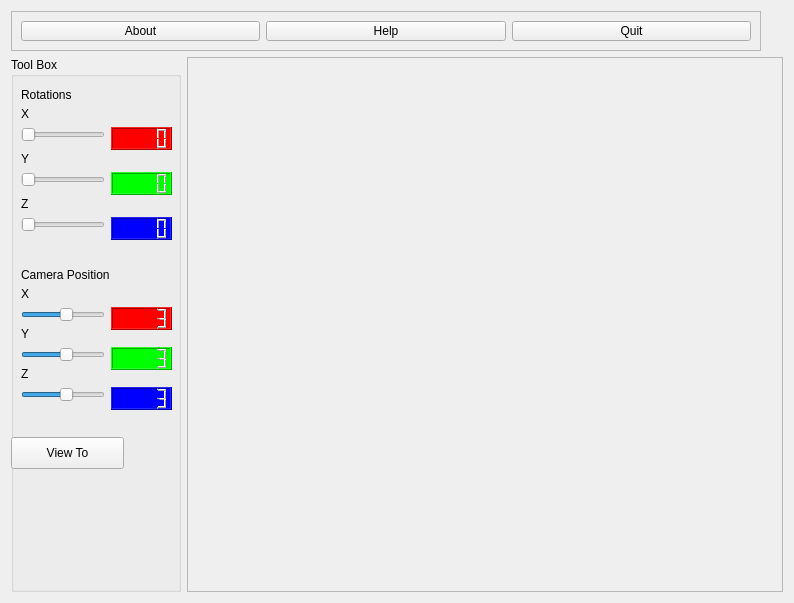
<?xml version="1.0" encoding="UTF-8"?>
<ui version="4.0">
 <class>frmMain</class>
 <widget class="QWidget" name="frmMain">
  <property name="geometry">
   <rect>
    <x>0</x>
    <y>0</y>
    <width>794</width>
    <height>603</height>
   </rect>
  </property>
  <property name="windowTitle">
   <string>OpenGl - Qt -Direct Mode Drawing</string>
  </property>
  <layout class="QGridLayout" name="gridLayout">
   <item row="0" column="0" colspan="2">
    <widget class="QFrame" name="frame">
     <property name="enabled">
      <bool>true</bool>
     </property>
     <property name="maximumSize">
      <size>
       <width>750</width>
       <height>40</height>
      </size>
     </property>
     <property name="frameShape">
      <enum>QFrame::StyledPanel</enum>
     </property>
     <property name="frameShadow">
      <enum>QFrame::Raised</enum>
     </property>
     <layout class="QHBoxLayout" name="horizontalLayout">
      <item>
       <widget class="QPushButton" name="pushButton_10">
        <property name="text">
         <string>About</string>
        </property>
       </widget>
      </item>
      <item>
       <widget class="QPushButton" name="pushButton_11">
        <property name="text">
         <string>Help</string>
        </property>
       </widget>
      </item>
      <item>
       <widget class="QPushButton" name="btnClose">
        <property name="text">
         <string>Quit</string>
        </property>
       </widget>
      </item>
     </layout>
    </widget>
   </item>
   <item row="1" column="1">
    <widget class="QScrollArea" name="glWidgetArea">
     <property name="sizePolicy">
      <sizepolicy hsizetype="Ignored" vsizetype="Ignored">
       <horstretch>0</horstretch>
       <verstretch>0</verstretch>
      </sizepolicy>
     </property>
     <property name="verticalScrollBarPolicy">
      <enum>Qt::ScrollBarAlwaysOff</enum>
     </property>
     <property name="horizontalScrollBarPolicy">
      <enum>Qt::ScrollBarAlwaysOff</enum>
     </property>
     <property name="widgetResizable">
      <bool>true</bool>
     </property>
     <widget class="QWidget" name="scrollAreaWidgetContents">
      <property name="geometry">
       <rect>
        <x>0</x>
        <y>0</y>
        <width>582</width>
        <height>521</height>
       </rect>
      </property>
     </widget>
    </widget>
   </item>
   <item row="1" column="0">
    <widget class="QGroupBox" name="groupBox">
     <property name="maximumSize">
      <size>
       <width>170</width>
       <height>900</height>
      </size>
     </property>
     <property name="title">
      <string>Tool Box</string>
     </property>
     <widget class="QPushButton" name="pushButton">
      <property name="geometry">
       <rect>
        <x>0</x>
        <y>380</y>
        <width>113</width>
        <height>32</height>
       </rect>
      </property>
      <property name="text">
       <string>View To</string>
      </property>
     </widget>
     <widget class="QLabel" name="label_2">
      <property name="geometry">
       <rect>
        <x>10</x>
        <y>30</y>
        <width>61</width>
        <height>16</height>
       </rect>
      </property>
      <property name="text">
       <string>Rotations</string>
      </property>
     </widget>
     <widget class="QWidget" name="layoutWidget">
      <property name="geometry">
       <rect>
        <x>10</x>
        <y>270</y>
        <width>151</width>
        <height>51</height>
       </rect>
      </property>
      <layout class="QFormLayout" name="formLayout_4">
       <item row="0" column="0">
        <widget class="QLabel" name="label_5">
         <property name="text">
          <string>Y</string>
         </property>
        </widget>
       </item>
       <item row="1" column="0">
        <widget class="QSlider" name="horizontalSlider_4">
         <property name="minimum">
          <number>-30</number>
         </property>
         <property name="maximum">
          <number>30</number>
         </property>
         <property name="pageStep">
          <number>1</number>
         </property>
         <property name="value">
          <number>3</number>
         </property>
         <property name="orientation">
          <enum>Qt::Horizontal</enum>
         </property>
        </widget>
       </item>
       <item row="1" column="1">
        <widget class="QLCDNumber" name="lcdNumber_4">
         <property name="styleSheet">
          <string notr="true">background-color: rgb(0, 255, 0);</string>
         </property>
         <property name="intValue" stdset="0">
          <number>3</number>
         </property>
        </widget>
       </item>
      </layout>
     </widget>
     <widget class="QWidget" name="layoutWidget_2">
      <property name="geometry">
       <rect>
        <x>10</x>
        <y>230</y>
        <width>151</width>
        <height>51</height>
       </rect>
      </property>
      <layout class="QFormLayout" name="formLayout_5">
       <item row="0" column="0">
        <widget class="QLabel" name="label_6">
         <property name="text">
          <string>X </string>
         </property>
        </widget>
       </item>
       <item row="1" column="0">
        <widget class="QSlider" name="horizontalSlider_5">
         <property name="minimum">
          <number>-30</number>
         </property>
         <property name="maximum">
          <number>30</number>
         </property>
         <property name="pageStep">
          <number>1</number>
         </property>
         <property name="value">
          <number>3</number>
         </property>
         <property name="orientation">
          <enum>Qt::Horizontal</enum>
         </property>
        </widget>
       </item>
       <item row="1" column="1">
        <widget class="QLCDNumber" name="lcdNumber_5">
         <property name="styleSheet">
          <string notr="true">background-color: rgb(255, 0, 0);</string>
         </property>
         <property name="intValue" stdset="0">
          <number>3</number>
         </property>
        </widget>
       </item>
      </layout>
     </widget>
     <widget class="QLabel" name="label_7">
      <property name="geometry">
       <rect>
        <x>10</x>
        <y>210</y>
        <width>131</width>
        <height>16</height>
       </rect>
      </property>
      <property name="text">
       <string>Camera Position</string>
      </property>
     </widget>
     <widget class="QWidget" name="layoutWidget_3">
      <property name="geometry">
       <rect>
        <x>10</x>
        <y>310</y>
        <width>151</width>
        <height>51</height>
       </rect>
      </property>
      <layout class="QFormLayout" name="formLayout_6">
       <item row="0" column="0">
        <widget class="QLabel" name="label_8">
         <property name="text">
          <string>Z</string>
         </property>
        </widget>
       </item>
       <item row="1" column="0">
        <widget class="QSlider" name="horizontalSlider_6">
         <property name="minimum">
          <number>-30</number>
         </property>
         <property name="maximum">
          <number>30</number>
         </property>
         <property name="pageStep">
          <number>1</number>
         </property>
         <property name="value">
          <number>3</number>
         </property>
         <property name="orientation">
          <enum>Qt::Horizontal</enum>
         </property>
        </widget>
       </item>
       <item row="1" column="1">
        <widget class="QLCDNumber" name="lcdNumber_6">
         <property name="styleSheet">
          <string notr="true">background-color: rgb(0,0, 255);</string>
         </property>
         <property name="intValue" stdset="0">
          <number>3</number>
         </property>
        </widget>
       </item>
      </layout>
     </widget>
     <widget class="QWidget" name="layoutWidget">
      <property name="geometry">
       <rect>
        <x>10</x>
        <y>95</y>
        <width>151</width>
        <height>51</height>
       </rect>
      </property>
      <layout class="QFormLayout" name="formLayout">
       <item row="0" column="0">
        <widget class="QLabel" name="label_3">
         <property name="text">
          <string>Y</string>
         </property>
        </widget>
       </item>
       <item row="1" column="0">
        <widget class="QSlider" name="horizontalSlider_2">
         <property name="maximum">
          <number>360</number>
         </property>
         <property name="pageStep">
          <number>1</number>
         </property>
         <property name="orientation">
          <enum>Qt::Horizontal</enum>
         </property>
        </widget>
       </item>
       <item row="1" column="1">
        <widget class="QLCDNumber" name="lcdNumber_2">
         <property name="styleSheet">
          <string notr="true">background-color: rgb(0, 255, 0);</string>
         </property>
        </widget>
       </item>
      </layout>
     </widget>
     <widget class="QWidget" name="layoutWidget">
      <property name="geometry">
       <rect>
        <x>10</x>
        <y>50</y>
        <width>151</width>
        <height>51</height>
       </rect>
      </property>
      <layout class="QFormLayout" name="formLayout_2">
       <item row="0" column="0">
        <widget class="QLabel" name="label">
         <property name="text">
          <string>X </string>
         </property>
        </widget>
       </item>
       <item row="1" column="1">
        <widget class="QLCDNumber" name="lcdNumber">
         <property name="styleSheet">
          <string notr="true">background-color: rgb(255, 0, 0);</string>
         </property>
        </widget>
       </item>
       <item row="1" column="0">
        <widget class="QSlider" name="horizontalSlider">
         <property name="maximum">
          <number>360</number>
         </property>
         <property name="pageStep">
          <number>1</number>
         </property>
         <property name="orientation">
          <enum>Qt::Horizontal</enum>
         </property>
        </widget>
       </item>
      </layout>
     </widget>
     <widget class="QWidget" name="layoutWidget">
      <property name="geometry">
       <rect>
        <x>10</x>
        <y>140</y>
        <width>151</width>
        <height>51</height>
       </rect>
      </property>
      <layout class="QFormLayout" name="formLayout_3">
       <item row="0" column="0">
        <widget class="QLabel" name="label_4">
         <property name="text">
          <string>Z</string>
         </property>
        </widget>
       </item>
       <item row="1" column="0">
        <widget class="QSlider" name="horizontalSlider_3">
         <property name="maximum">
          <number>360</number>
         </property>
         <property name="pageStep">
          <number>1</number>
         </property>
         <property name="orientation">
          <enum>Qt::Horizontal</enum>
         </property>
        </widget>
       </item>
       <item row="1" column="1">
        <widget class="QLCDNumber" name="lcdNumber_3">
         <property name="styleSheet">
          <string notr="true">background-color: rgb(0,0, 255);</string>
         </property>
        </widget>
       </item>
      </layout>
     </widget>
    </widget>
   </item>
  </layout>
 </widget>
 <resources/>
 <connections>
  <connection>
   <sender>btnClose</sender>
   <signal>clicked()</signal>
   <receiver>frmMain</receiver>
   <slot>endit()</slot>
   <hints>
    <hint type="sourcelabel">
     <x>753</x>
     <y>45</y>
    </hint>
    <hint type="destinationlabel">
     <x>657</x>
     <y>530</y>
    </hint>
   </hints>
  </connection>
  <connection>
   <sender>btnClose</sender>
   <signal>clicked()</signal>
   <receiver>frmMain</receiver>
   <slot>clear()</slot>
   <hints>
    <hint type="sourcelabel">
     <x>753</x>
     <y>45</y>
    </hint>
    <hint type="destinationlabel">
     <x>650</x>
     <y>579</y>
    </hint>
   </hints>
  </connection>
  <connection>
   <sender>pushButton_10</sender>
   <signal>clicked()</signal>
   <receiver>frmMain</receiver>
   <slot>aboutBut()</slot>
   <hints>
    <hint type="sourcelabel">
     <x>99</x>
     <y>45</y>
    </hint>
    <hint type="destinationlabel">
     <x>793</x>
     <y>41</y>
    </hint>
   </hints>
  </connection>
  <connection>
   <sender>pushButton_11</sender>
   <signal>clicked()</signal>
   <receiver>frmMain</receiver>
   <slot>helpBut()</slot>
   <hints>
    <hint type="sourcelabel">
     <x>437</x>
     <y>45</y>
    </hint>
    <hint type="destinationlabel">
     <x>196</x>
     <y>101</y>
    </hint>
   </hints>
  </connection>
  <connection>
   <sender>btnClose</sender>
   <signal>clicked()</signal>
   <receiver>frmMain</receiver>
   <slot>endit()</slot>
   <hints>
    <hint type="sourcelabel">
     <x>625</x>
     <y>32</y>
    </hint>
    <hint type="destinationlabel">
     <x>194</x>
     <y>215</y>
    </hint>
   </hints>
  </connection>
  <connection>
   <sender>pushButton</sender>
   <signal>clicked()</signal>
   <receiver>frmMain</receiver>
   <slot>viewTo()</slot>
   <hints>
    <hint type="sourcelabel">
     <x>113</x>
     <y>433</y>
    </hint>
    <hint type="destinationlabel">
     <x>190</x>
     <y>155</y>
    </hint>
   </hints>
  </connection>
  <connection>
   <sender>horizontalSlider</sender>
   <signal>valueChanged(int)</signal>
   <receiver>frmMain</receiver>
   <slot>xrot(int)</slot>
   <hints>
    <hint type="sourcelabel">
     <x>107</x>
     <y>151</y>
    </hint>
    <hint type="destinationlabel">
     <x>186</x>
     <y>256</y>
    </hint>
   </hints>
  </connection>
  <connection>
   <sender>horizontalSlider_2</sender>
   <signal>valueChanged(int)</signal>
   <receiver>frmMain</receiver>
   <slot>yrot(int)</slot>
   <hints>
    <hint type="sourcelabel">
     <x>97</x>
     <y>196</y>
    </hint>
    <hint type="destinationlabel">
     <x>188</x>
     <y>306</y>
    </hint>
   </hints>
  </connection>
  <connection>
   <sender>horizontalSlider_3</sender>
   <signal>valueChanged(int)</signal>
   <receiver>frmMain</receiver>
   <slot>zrot(int)</slot>
   <hints>
    <hint type="sourcelabel">
     <x>103</x>
     <y>241</y>
    </hint>
    <hint type="destinationlabel">
     <x>190</x>
     <y>401</y>
    </hint>
   </hints>
  </connection>
  <connection>
   <sender>horizontalSlider</sender>
   <signal>valueChanged(int)</signal>
   <receiver>lcdNumber</receiver>
   <slot>display(int)</slot>
   <hints>
    <hint type="sourcelabel">
     <x>107</x>
     <y>151</y>
    </hint>
    <hint type="destinationlabel">
     <x>175</x>
     <y>152</y>
    </hint>
   </hints>
  </connection>
  <connection>
   <sender>horizontalSlider_2</sender>
   <signal>valueChanged(int)</signal>
   <receiver>lcdNumber_2</receiver>
   <slot>display(int)</slot>
   <hints>
    <hint type="sourcelabel">
     <x>80</x>
     <y>196</y>
    </hint>
    <hint type="destinationlabel">
     <x>175</x>
     <y>197</y>
    </hint>
   </hints>
  </connection>
  <connection>
   <sender>horizontalSlider_3</sender>
   <signal>valueChanged(int)</signal>
   <receiver>lcdNumber_3</receiver>
   <slot>display(int)</slot>
   <hints>
    <hint type="sourcelabel">
     <x>78</x>
     <y>241</y>
    </hint>
    <hint type="destinationlabel">
     <x>175</x>
     <y>242</y>
    </hint>
   </hints>
  </connection>
  <connection>
   <sender>horizontalSlider_5</sender>
   <signal>valueChanged(int)</signal>
   <receiver>frmMain</receiver>
   <slot>xFrom(int)</slot>
   <hints>
    <hint type="sourcelabel">
     <x>107</x>
     <y>331</y>
    </hint>
    <hint type="destinationlabel">
     <x>190</x>
     <y>445</y>
    </hint>
   </hints>
  </connection>
  <connection>
   <sender>horizontalSlider_4</sender>
   <signal>valueChanged(int)</signal>
   <receiver>frmMain</receiver>
   <slot>yFrom(int)</slot>
   <hints>
    <hint type="sourcelabel">
     <x>107</x>
     <y>371</y>
    </hint>
    <hint type="destinationlabel">
     <x>193</x>
     <y>511</y>
    </hint>
   </hints>
  </connection>
  <connection>
   <sender>horizontalSlider_5</sender>
   <signal>valueChanged(int)</signal>
   <receiver>lcdNumber_5</receiver>
   <slot>display(int)</slot>
   <hints>
    <hint type="sourcelabel">
     <x>61</x>
     <y>331</y>
    </hint>
    <hint type="destinationlabel">
     <x>175</x>
     <y>332</y>
    </hint>
   </hints>
  </connection>
  <connection>
   <sender>horizontalSlider_4</sender>
   <signal>valueChanged(int)</signal>
   <receiver>lcdNumber_4</receiver>
   <slot>display(int)</slot>
   <hints>
    <hint type="sourcelabel">
     <x>60</x>
     <y>371</y>
    </hint>
    <hint type="destinationlabel">
     <x>175</x>
     <y>372</y>
    </hint>
   </hints>
  </connection>
  <connection>
   <sender>horizontalSlider_6</sender>
   <signal>valueChanged(int)</signal>
   <receiver>lcdNumber_6</receiver>
   <slot>display(int)</slot>
   <hints>
    <hint type="sourcelabel">
     <x>97</x>
     <y>411</y>
    </hint>
    <hint type="destinationlabel">
     <x>175</x>
     <y>412</y>
    </hint>
   </hints>
  </connection>
  <connection>
   <sender>horizontalSlider_6</sender>
   <signal>valueChanged(int)</signal>
   <receiver>frmMain</receiver>
   <slot>zFrom(int)</slot>
   <hints>
    <hint type="sourcelabel">
     <x>107</x>
     <y>411</y>
    </hint>
    <hint type="destinationlabel">
     <x>188</x>
     <y>556</y>
    </hint>
   </hints>
  </connection>
 </connections>
 <slots>
  <slot>pushmebut()</slot>
  <slot>xrot(int)</slot>
  <slot>yrot(int)</slot>
  <slot>zrot(int)</slot>
  <slot>xFrom(int)</slot>
  <slot>yFrom(int)</slot>
  <slot>zFrom(int)</slot>
  <slot>viewTo()</slot>
 </slots>
</ui>
